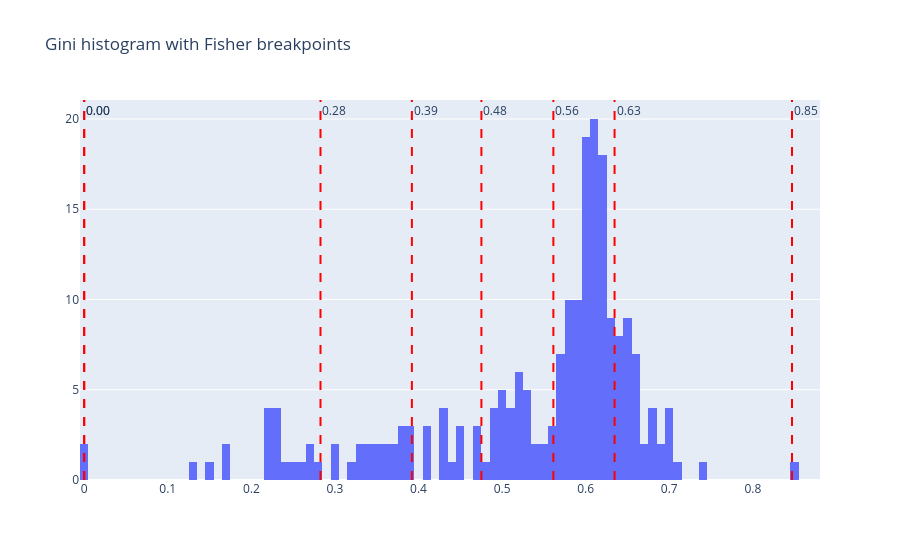

Write notebook code for a chart like this one.
### Markdown cell above
# Fisher breaks in heterogeneity statistics

### Code cell
breaks_gini = jenkspy.jenks_breaks(df_country_stats.gini, 7)

fig = go.Figure()

fig.add_trace(
    go.Histogram(x=df_country_stats.gini, nbinsx=100)
)
for x in breaks_gini:
    fig.add_vline(
        x=x,
        line=dict(color="red", width=2, dash="dash"),  # style of the line
        annotation_text=f"{x:.2f}",  # optional label
        annotation_position="top right"
    )
fig.update_layout(title="Gini histogram with Fisher breakpoints")
fig.show()

### Figure 1 — Plotly figure (JSON) as saved in the notebook; plotly's stock layout.template omitted (floating-point values rounded to 4 significant figures; data arrays with more than 128 entries replaced by an {"elided": "..."} marker saying what was removed)
{"data": [{"nbinsx": 100, "type": "histogram", "x": {"elided": "217 float values"}}], "layout": {"annotations": [{"showarrow": false, "text": "0.00", "x": 0, "xanchor": "left", "xref": "x", "y": 1, "yanchor": "top", "yref": "y domain"}, {"showarrow": false, "text": "0.00", "x": 0, "xanchor": "left", "xref": "x", "y": 1, "yanchor": "top", "yref": "y domain"}, {"showarrow": false, "text": "0.28", "x": 0.2827, "xanchor": "left", "xref": "x", "y": 1, "yanchor": "top", "yref": "y domain"}, {"showarrow": false, "text": "0.39", "x": 0.3921, "xanchor": "left", "xref": "x", "y": 1, "yanchor": "top", "yref": "y domain"}, {"showarrow": false, "text": "0.48", "x": 0.4752, "xanchor": "left", "xref": "x", "y": 1, "yanchor": "top", "yref": "y domain"}, {"showarrow": false, "text": "0.56", "x": 0.5613, "xanchor": "left", "xref": "x", "y": 1, "yanchor": "top", "yref": "y domain"}, {"showarrow": false, "text": "0.63", "x": 0.6346, "xanchor": "left", "xref": "x", "y": 1, "yanchor": "top", "yref": "y domain"}, {"showarrow": false, "text": "0.85", "x": 0.8468, "xanchor": "left", "xref": "x", "y": 1, "yanchor": "top", "yref": "y domain"}], "shapes": [{"line": {"color": "red", "dash": "dash", "width": 2}, "type": "line", "x0": 0, "x1": 0, "xref": "x", "y0": 0, "y1": 1, "yref": "y domain"}, {"line": {"color": "red", "dash": "dash", "width": 2}, "type": "line", "x0": 0, "x1": 0, "xref": "x", "y0": 0, "y1": 1, "yref": "y domain"}, {"line": {"color": "red", "dash": "dash", "width": 2}, "type": "line", "x0": 0.2827, "x1": 0.2827, "xref": "x", "y0": 0, "y1": 1, "yref": "y domain"}, {"line": {"color": "red", "dash": "dash", "width": 2}, "type": "line", "x0": 0.3921, "x1": 0.3921, "xref": "x", "y0": 0, "y1": 1, "yref": "y domain"}, {"line": {"color": "red", "dash": "dash", "width": 2}, "type": "line", "x0": 0.4752, "x1": 0.4752, "xref": "x", "y0": 0, "y1": 1, "yref": "y domain"}, {"line": {"color": "red", "dash": "dash", "width": 2}, "type": "line", "x0": 0.5613, "x1": 0.5613, "xref": "x", "y0": 0, "y1": 1, "yref": "y domain"}, {"line": {"color": "red", "dash": "dash", "width": 2}, "type": "line", "x0": 0.6346, "x1": 0.6346, "xref": "x", "y0": 0, "y1": 1, "yref": "y domain"}, {"line": {"color": "red", "dash": "dash", "width": 2}, "type": "line", "x0": 0.8468, "x1": 0.8468, "xref": "x", "y0": 0, "y1": 1, "yref": "y domain"}], "title": {"text": "Gini histogram with Fisher breakpoints"}}}
